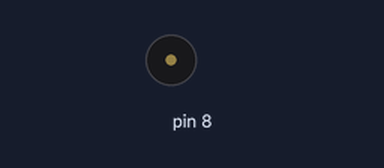
Bench run of a sketch on a simulated Arduino Uno, built with avr-gcc and run on an emulated ATmega328P. Parts: buzzer (waves = sounding).

Above: at 0.1 s.
Timing chart, 0 to 1.6 s (numbered marks = the images above):
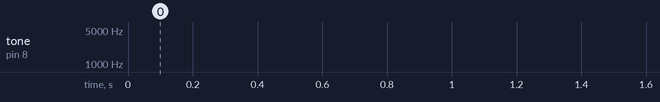

The sketch:

projectAlarrm.ino
```cpp
//Project 6 alarm


void setup() {
  // put your setup code here, to run once:
pinMode(8, OUTPUT);
}

void loop() {
  float sinVal;
  int toneVal;
  // put your main code here, to run repeatedly:
for(int x=0; x<180; x++){
 //convert angle of sinusoidal to radian measure
 sinVal = (sin(x*(3.1412/180)));
 //generate sound of different frequencies by sinusoidal value
 toneVal = 2000+(int(sinVal*1000));
 //Set a frequency for Pin-out 8
 tone(8, toneVal);
 delay(2);
}
}
```
